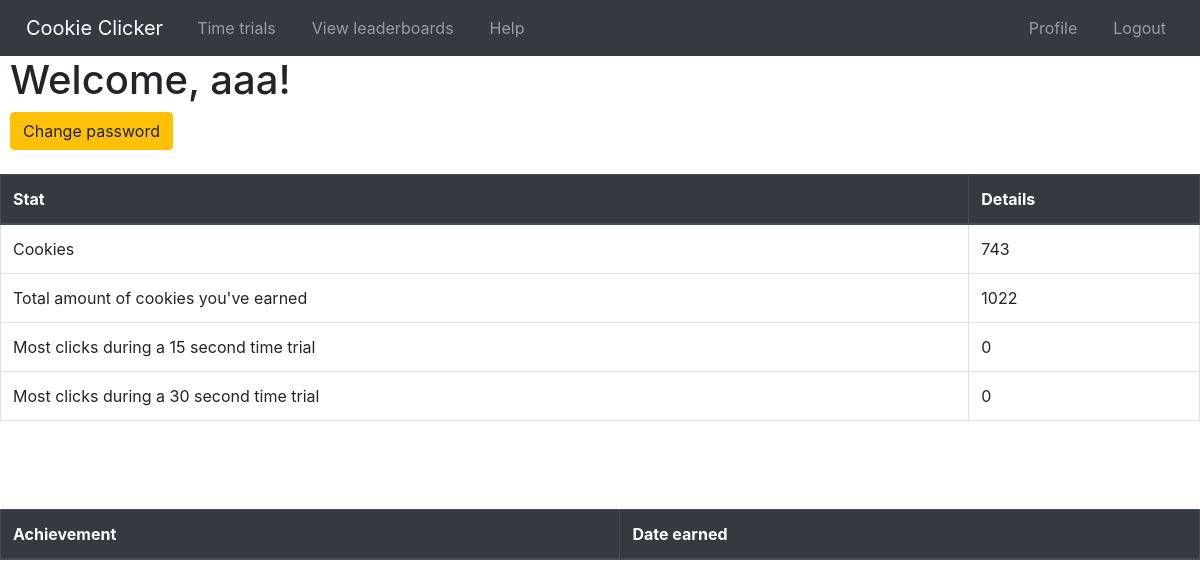
Page /profile (signed in) on the earlier database version.
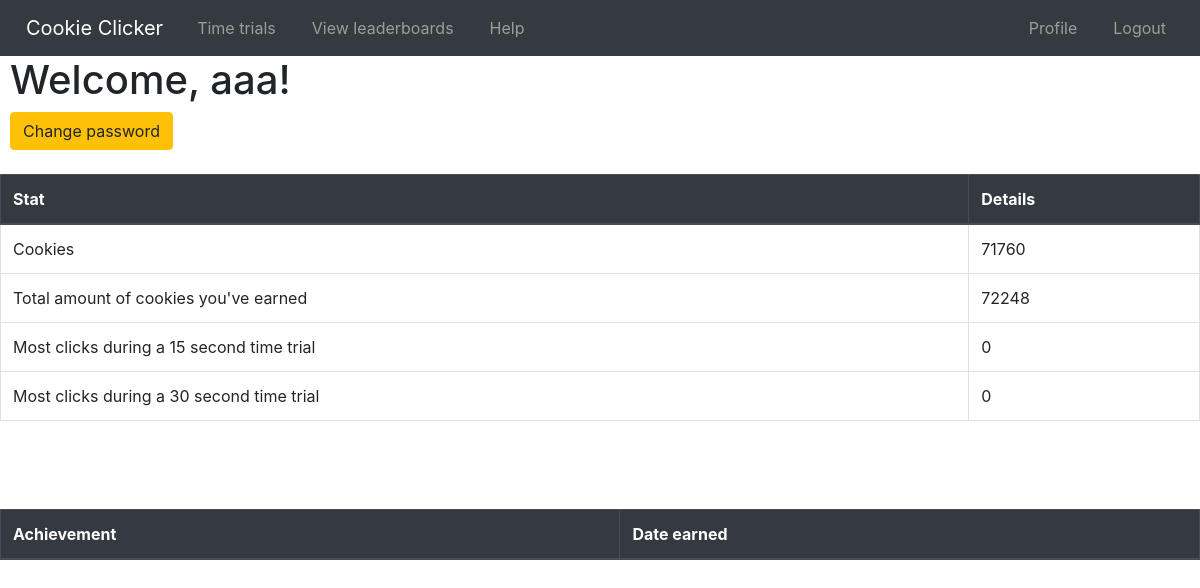
Same page on the later database version.
### tables this page shows
CREATE TABLE accounts(
            username TEXT,
            password TEXT,
            clicks INTEGER,
            total_clicks INTEGER,
            perk_0_lvl INTEGER,
            perk_1_lvl INTEGER,
            achievements_earned_ids TEXT,
            trial_15_sec INTEGER,
            trial_30_sec INTEGER
        );

### app.py (the view)
@app.route('/profile')
@login_required
def profile():
	username = session['username']
	cookies = db_ops.get_clicks(username) # a tuple, index 0 is cookies, index 1 is total_cookies
	trials = db_ops.get_trial_data(username) #same here
	return render_template("profile.html",
		name = username, cookies = cookies[0], total_cookies = cookies[1],
		trial_15_sec = trials[0], trial_30_sec = trials[1])

### app.py (called while the page is built)
def login_required(f):
    @wraps(f)
    def wrap(*args, **kwargs):
        if 'username' in session:
            return f(*args, **kwargs)
        else:
            session['prev_url'] = url_for(f"{f.__name__}")
            return redirect(url_for('home'))
    return wrap

### utl/db_ops.py (called while the page is built)
def get_clicks(username):
    db = sqlite3.connect(DB_FILE)
    c = db.cursor()
    c.execute("SELECT clicks FROM accounts WHERE username = (?)", (username,))
    cookies = c.fetchall()[0][0]
    c.execute("SELECT total_clicks FROM accounts WHERE username = (?)", (username,))
    total_cookies = c.fetchall()[0][0]
    db.close()
    return cookies, total_cookies

def get_trial_data(username):
    db = sqlite3.connect(DB_FILE)
    c = db.cursor()
    c.execute("SELECT trial_15_sec FROM accounts WHERE username = (?)", (username,))
    trial_15_sec = c.fetchall()[0][0]
    c.execute("SELECT trial_30_sec FROM accounts WHERE username = (?)", (username,))
    trial_30_sec = c.fetchall()[0][0]
    db.close()
    return trial_15_sec, trial_30_sec

### templates/profile.html
{% extends "base.html" %}
{% block content %}
  <h1>Welcome, {{ name }}! </h1>
  <a href="/changepw" class="btn btn-warning">Change password</a>
  <br><br>
  <table class="table table-hover table-bordered">
    <thead class="thead-dark"><tr>
      <th>Stat</th>
      <th>Details</th>
    </tr></thead>
    <tr>
      <td>Cookies</td>
      <td>{{ cookies }}</td>
    </tr>
    <tr>
      <td>Total amount of cookies you've earned</td>
      <td>{{ total_cookies }}</td>
    </tr>
    <tr>
      <td>Most clicks during a 15 second time trial</td>
      <td>{{ trial_15_sec }}</td>
    </tr>
    <tr>
      <td>Most clicks during a 30 second time trial</td>
      <td>{{ trial_30_sec }}</td>
    </tr>
  </table>
  <br><br><br>
  <table class="table table-hover table-bordered">
    <thead class="thead-dark"><tr>
      <th>Achievement</th>
      <th>Date earned</th>
  </table>
{% endblock content %}

### templates/base.html (shortened to what this page needs)
<!DOCTYPE html>
<html lang="en">
<head>
  <link rel="stylesheet" href="https://stackpath.bootstrapcdn.com/bootstrap/4.4.1/css/bootstrap.min.css">
  <link rel="stylesheet" type="text/css" href="static/styles/cover.css">
  <link rel="stylesheet" type="text/css" href="static/styles/mystyle.css">
</head>
<body>
  {% set msgs = get_flashed_messages() %}
  <nav class="navbar navbar-expand-sm navbar-dark bg-dark">
    <a class="navbar-brand" href="../">Cookie Clicker</a>
    <ul class="navbar-nav">
      <li><a class="nav-link" href="../trial">Time trials</a></li>
      <li><a class="nav-link" href="../leaderboards">View leaderboards</a></li>
      <li><a class="nav-link" href="../help">Help</a></li>
    </ul>
    <ul class="navbar-nav ml-auto">
      <li><a class="nav-link" href="../profile">Profile</a></li>
      <li><a class="nav-link" href="../logout">Logout</a></li>
    </ul>
  </nav>
  {% block content %}
  {% endblock content %}
</body>
</html>

### static/styles/mystyle.css (style rules this page uses)
html, body { min-height: 100%; }
body { height: 100vh; }
h1, h2, h3, h4, h5, th, td, form, p, .btn-warning, a { margin-left: 10px; margin-right: 10px; }

Differences in the rows shown:
changed accounts: clicks "743" → "71760"; total_clicks "1022" → "72248"
